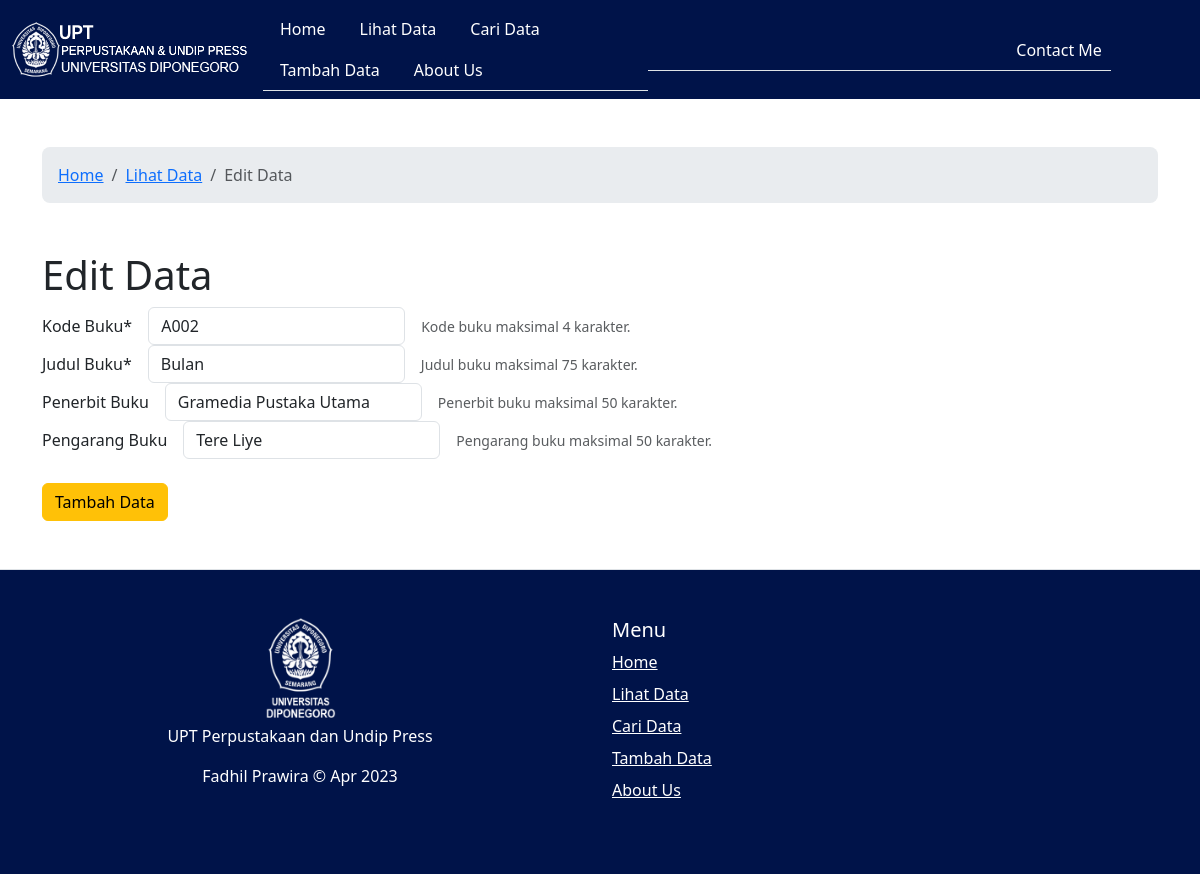
Page /perpustakaan/edit/3 on the committed database.
### tables this page shows
CREATE TABLE `buku` (
  `id` int(11) NOT NULL,
  `kodebuku` varchar(4) NOT NULL,
  `judulbuku` varchar(75) NOT NULL,
  `pengarang` varchar(50) NOT NULL,
  `penerbit` varchar(50) NOT NULL
);

### application/controllers/Perpustakaan.php (called while the page is built, shortened)
<?php
class Perpustakaan extends CI_Controller {
    public function __construct()
    {
        $this->load->model('perpustakaan_model');
        $this->load->library('form_validation');
    }
    public function edit($id = null)
    {
        $data['active'] = 'edit';
        $data['title'] = 'Edit Data';
        if (!isset($id)) {
            redirect('perpustakaan/index');
        }  else {
            $perpustakaan = $this->perpustakaan_model;
            $data["buku"] = $perpustakaan->getById($id);
            $this->load->view("edit", $data);
        }
    }
}

### index.php (called while the page is built, shortened)
<?php
require_once BASEPATH.'core/CodeIgniter.php';

### application/models/Perpustakaan_model.php (called while the page is built, shortened)
<?php defined('BASEPATH') OR exit('No direct script access allowed');
class Perpustakaan_model extends CI_Model
{
    private $_table = "buku";
    public function getById($id)
    {
        return $this->db->get_where($this->_table, ["id" => $id])->row();
    }
}

### application/views/edit.php (the view, shortened to what this page needs)
<!DOCTYPE html>
<html lang="en">
    <head>
    </head>
    <body>
		<div class="container my-5">
		<h1>Edit Data</h1>
        <?php echo form_open(''); ?>
		<div class="row g-3 align-items-center">
  <div class="col-auto">
    <label for="kodebuku" class="col-form-label">Kode Buku*</label>
  </div>
  <div class="col-auto">
    <input type="text" name="kodebuku" value="<?= $buku->kodebuku; ?>" id="kodebuku" class="form-control" aria-labelledby="kodebukuHelpInline">
  </div>
  <div class="col-auto">
    <span id="kodebukuHelpInline" class="form-text">
      Kode buku maksimal 4 karakter.
    </span>
  </div>
</div>
		<div class="row g-3 align-items-center">
  <div class="col-auto">
    <label for="judulbuku" class="col-form-label">Judul Buku*</label>
  </div>
  <div class="col-auto">
    <input type="text" name="judulbuku" value="<?= $buku->judulbuku; ?>" id="judulbuku" class="form-control" aria-labelledby="judulbukuHelpInline">
  </div>
  <div class="col-auto">
    <span id="judulbukuHelpInline" class="form-text">
      Judul buku maksimal 75 karakter.
    </span>
  </div>
</div>
<div class="row g-3 align-items-center">
  <div class="col-auto">
    <label for="penerbit" class="col-form-label">Penerbit Buku</label>
  </div>
  <div class="col-auto">
    <input type="text" name="penerbit" value="<?= $buku->penerbit; ?>" id="penerbit" class="form-control" aria-labelledby="penerbitHelpInline">
  </div>
  <div class="col-auto">
    <span id="penerbitHelpInline" class="form-text">
      Penerbit buku maksimal 50 karakter.
    </span>
  </div>
</div>
<div class="row g-3 align-items-center">
  <div class="col-auto">
    <label for="pengarang" class="col-form-label">Pengarang Buku</label>
  </div>
  <div class="col-auto">
    <input type="text" name="pengarang" value="<?= $buku->pengarang; ?>" id="pengarang" class="form-control" aria-labelledby="pengarangHelpInline">
  </div>
  <div class="col-auto">
    <span id="pengarangHelpInline" class="form-text">
	Pengarang buku maksimal 50 karakter.
    </span>
  </div>
</div>
<br>
			<input type="submit" value="Tambah Data" class="btn btn-warning">
        <?php echo form_close(); ?>
		</div>
</body>
</html>

### rows in the picture
buku: kodebuku "A002", judulbuku "Bulan", penerbit "Gramedia Pustaka Utama", pengarang "Tere Liye"
